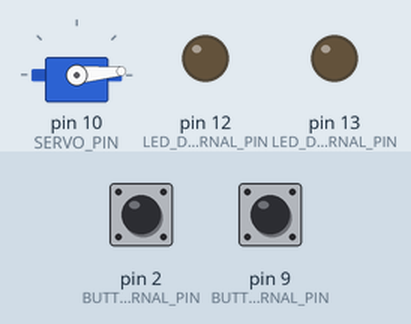
Simulated run of this sketch. Board: Arduino Uno, built with avr-gcc and run on an emulated ATmega328P. On the bench: servo, output pins drawn as LEDs (lit = HIGH). The test bench sets the inputs (shaded band); at power-on: pin 9 (BUTTON_EXTERNAL_PIN) HIGH, pin 2 (BUTTON_INTERNAL_PIN) HIGH.

Above: at 2.2 s.
2.3 s: pin 9 (BUTTON_EXTERNAL_PIN) pulled LOW for 1 s
At 4.0 s:
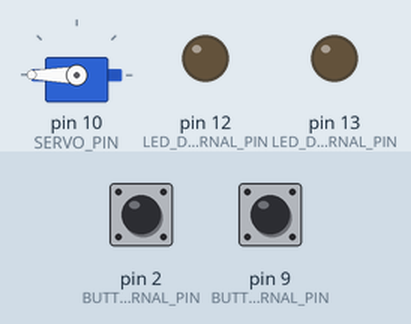
4.8 s: pin 2 (BUTTON_INTERNAL_PIN) pulled LOW for 0.15 s
At 6.1 s:
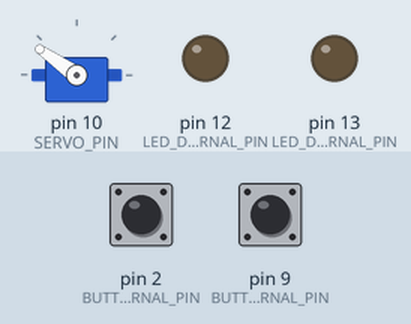
6.4 s: pin 2 (BUTTON_INTERNAL_PIN) pulled LOW for 1 s
At 7.18 s:
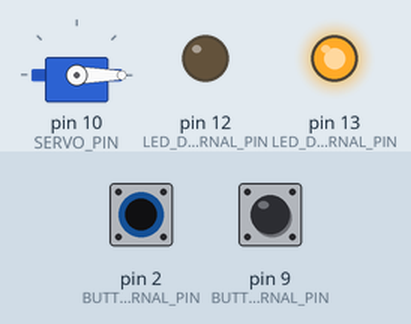
8.9 s: pin 9 (BUTTON_EXTERNAL_PIN) pulled LOW for 0.15 s
At 9.3 s:
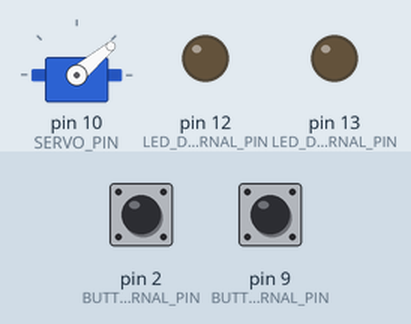
10.5 s: pin 2 (BUTTON_INTERNAL_PIN) pulled LOW for 0.15 s
At 11.8 s:
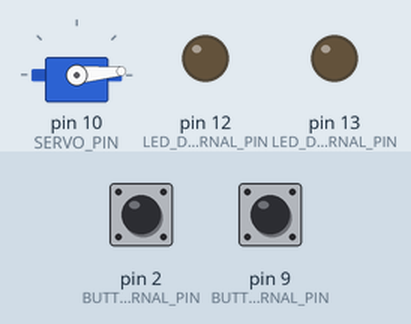
12.1 s: pin 2 (BUTTON_INTERNAL_PIN) pulled LOW for 3.2 s
At 12.4 s:
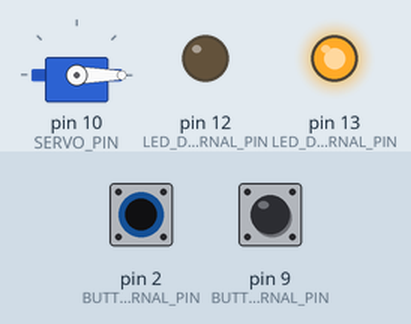
Timing chart, 0 to 16.8 s (numbered marks = the images above; inputs shaded):
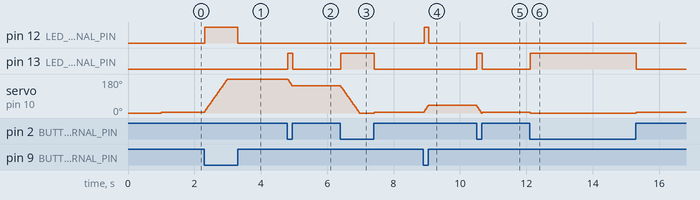

Measured:
- after the input at 2.3 s, pin 12 (LED_DO_BTN_EXTERNAL_PIN): LOW → HIGH at once, → LOW 1.0 s later; servo on pin 10 (SERVO_PIN): moves from 5° to 180° over 0.68 s, starting at once
- after the input at 4.8 s, pin 13 (LED_DO_BTN_INTERNAL_PIN): LOW → HIGH at once, → LOW 0.14 s later; servo on pin 10 (SERVO_PIN): 180° → 145° at once
- after the input at 6.4 s, pin 13 (LED_DO_BTN_INTERNAL_PIN): LOW → HIGH at once, → LOW 1.0 s later
- after the input at 8.9 s, pin 12 (LED_DO_BTN_EXTERNAL_PIN): LOW → HIGH at once, → LOW 0.14 s later; servo on pin 10 (SERVO_PIN): 5° → 40° at once
- after the input at 10.5 s, pin 13 (LED_DO_BTN_INTERNAL_PIN): LOW → HIGH at once, → LOW 0.16 s later
- after the input at 12.1 s, pin 13 (LED_DO_BTN_INTERNAL_PIN): LOW → HIGH at once, → LOW 3.2 s later; servo on pin 10 (SERVO_PIN): 5° → 0° at once, → 5° 3.2 s later

The sketch:

2._servo_button.ino
```cpp
#include <Servo.h>

#define BUTTON_INTERNAL_PIN 2
#define BUTTON_EXTERNAL_PIN 9
#define LED_DO_BTN_INTERNAL_PIN 13
#define LED_DO_BTN_EXTERNAL_PIN 12
#define SERVO_PIN 10

Servo servo;
int servoPosition = 0;

void setup() {
  pinMode(BUTTON_INTERNAL_PIN, INPUT_PULLUP);
  pinMode(BUTTON_EXTERNAL_PIN, INPUT_PULLUP);

  pinMode(LED_DO_BTN_EXTERNAL_PIN, OUTPUT);
  pinMode(LED_DO_BTN_INTERNAL_PIN, OUTPUT);

  servo.attach(SERVO_PIN);
  Serial.begin(9600);

  servo.write(0);
  delay(1000);
}

void loop() {

  int stan_btn_ext = digitalRead(BUTTON_EXTERNAL_PIN);
  if (stan_btn_ext == HIGH) {
    digitalWrite(LED_DO_BTN_EXTERNAL_PIN, LOW);
    servoPosition -= 5;
    servoPosition = constrain(servoPosition, 0, 180);
  } else {
    digitalWrite(LED_DO_BTN_EXTERNAL_PIN, HIGH);
  }

  int stan_btn_int = digitalRead(BUTTON_INTERNAL_PIN);
  if (stan_btn_int == HIGH) {
    digitalWrite(LED_DO_BTN_INTERNAL_PIN, LOW);
    servoPosition += 5;
    servoPosition = constrain(servoPosition, 0, 180);
  } else {
    digitalWrite(LED_DO_BTN_INTERNAL_PIN, HIGH);
  }

  servo.write(servoPosition);
  delay(20);
}
```
